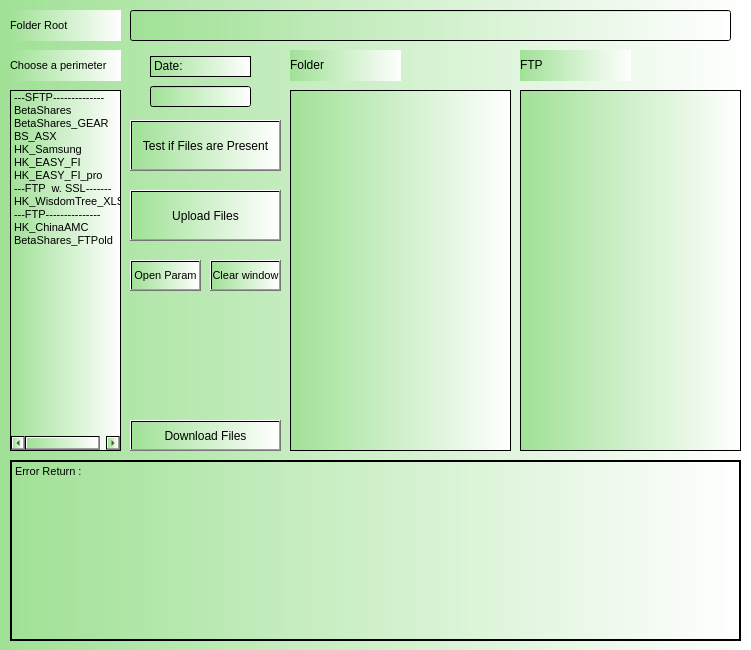
<?xml version="1.0" encoding="UTF-8"?>
<ui version="4.0">
 <class>Dialog</class>
 <widget class="QDialog" name="Dialog">
  <property name="geometry">
   <rect>
    <x>0</x>
    <y>0</y>
    <width>751</width>
    <height>650</height>
   </rect>
  </property>
  <property name="font">
   <font>
    <strikeout>false</strikeout>
   </font>
  </property>
  <property name="cursor">
   <cursorShape>ArrowCursor</cursorShape>
  </property>
  <property name="mouseTracking">
   <bool>false</bool>
  </property>
  <property name="focusPolicy">
   <enum>Qt::WheelFocus</enum>
  </property>
  <property name="contextMenuPolicy">
   <enum>Qt::ActionsContextMenu</enum>
  </property>
  <property name="windowTitle">
   <string>Dialog</string>
  </property>
  <property name="windowOpacity">
   <double>1.000000000000000</double>
  </property>
  <property name="autoFillBackground">
   <bool>false</bool>
  </property>
  <property name="styleSheet">
   <string notr="true">background-color: qlineargradient(spread:pad, x1:0, y1:0, x2:1, y2:0, stop:0 rgba(160, 225, 150, 255), stop:1 rgba(255, 255, 255, 255));</string>
  </property>
  <widget class="QLabel" name="label_error">
   <property name="geometry">
    <rect>
     <x>10</x>
     <y>460</y>
     <width>731</width>
     <height>181</height>
    </rect>
   </property>
   <property name="font">
    <font>
     <pointsize>8</pointsize>
     <weight>50</weight>
     <bold>false</bold>
    </font>
   </property>
   <property name="focusPolicy">
    <enum>Qt::NoFocus</enum>
   </property>
   <property name="frameShape">
    <enum>QFrame::WinPanel</enum>
   </property>
   <property name="frameShadow">
    <enum>QFrame::Plain</enum>
   </property>
   <property name="text">
    <string>Error Return :</string>
   </property>
   <property name="textFormat">
    <enum>Qt::PlainText</enum>
   </property>
   <property name="alignment">
    <set>Qt::AlignLeading|Qt::AlignLeft|Qt::AlignTop</set>
   </property>
   <property name="indent">
    <number>-5</number>
   </property>
  </widget>
  <widget class="QListWidget" name="listWidget_Pcf">
   <property name="geometry">
    <rect>
     <x>10</x>
     <y>90</y>
     <width>111</width>
     <height>361</height>
    </rect>
   </property>
   <property name="font">
    <font>
     <pointsize>8</pointsize>
    </font>
   </property>
   <property name="sortingEnabled">
    <bool>false</bool>
   </property>
   <item>
    <property name="text">
     <string>---SFTP--------------</string>
    </property>
   </item>
   <item>
    <property name="text">
     <string>BetaShares</string>
    </property>
   </item>
   <item>
    <property name="text">
     <string>BetaShares_GEAR</string>
    </property>
   </item>
   <item>
    <property name="text">
     <string>BS_ASX</string>
    </property>
   </item>
   <item>
    <property name="text">
     <string>HK_Samsung</string>
    </property>
   </item>
   <item>
    <property name="text">
     <string>HK_EASY_FI</string>
    </property>
   </item>
   <item>
    <property name="text">
     <string>HK_EASY_FI_pro</string>
    </property>
   </item>
   <item>
    <property name="text">
     <string>---FTP  w. SSL-------</string>
    </property>
   </item>
   <item>
    <property name="text">
     <string>HK_WisdomTree_XLS</string>
    </property>
   </item>
   <item>
    <property name="text">
     <string>---FTP---------------</string>
    </property>
   </item>
   <item>
    <property name="text">
     <string>HK_ChinaAMC</string>
    </property>
   </item>
   <item>
    <property name="text">
     <string>BetaShares_FTPold</string>
    </property>
   </item>
  </widget>
  <widget class="QListWidget" name="listWidget_filePresentFTP">
   <property name="geometry">
    <rect>
     <x>520</x>
     <y>90</y>
     <width>221</width>
     <height>361</height>
    </rect>
   </property>
   <property name="font">
    <font>
     <stylestrategy>PreferDefault</stylestrategy>
    </font>
   </property>
   <property name="lineWidth">
    <number>0</number>
   </property>
   <property name="selectionMode">
    <enum>QAbstractItemView::MultiSelection</enum>
   </property>
   <property name="sortingEnabled">
    <bool>true</bool>
   </property>
  </widget>
  <widget class="QPushButton" name="push_Clear">
   <property name="geometry">
    <rect>
     <x>210</x>
     <y>260</y>
     <width>71</width>
     <height>31</height>
    </rect>
   </property>
   <property name="font">
    <font>
     <pointsize>8</pointsize>
    </font>
   </property>
   <property name="text">
    <string>Clear window</string>
   </property>
   <property name="checkable">
    <bool>false</bool>
   </property>
   <property name="checked">
    <bool>false</bool>
   </property>
   <property name="default">
    <bool>false</bool>
   </property>
   <property name="flat">
    <bool>false</bool>
   </property>
  </widget>
  <widget class="QLineEdit" name="lineEdit_Date">
   <property name="geometry">
    <rect>
     <x>150</x>
     <y>86</y>
     <width>101</width>
     <height>21</height>
    </rect>
   </property>
   <property name="font">
    <font>
     <pointsize>9</pointsize>
    </font>
   </property>
   <property name="text">
    <string/>
   </property>
  </widget>
  <widget class="QLabel" name="label_6">
   <property name="geometry">
    <rect>
     <x>150</x>
     <y>56</y>
     <width>101</width>
     <height>21</height>
    </rect>
   </property>
   <property name="font">
    <font>
     <pointsize>9</pointsize>
     <kerning>false</kerning>
    </font>
   </property>
   <property name="frameShape">
    <enum>QFrame::StyledPanel</enum>
   </property>
   <property name="frameShadow">
    <enum>QFrame::Plain</enum>
   </property>
   <property name="text">
    <string>Date:</string>
   </property>
   <property name="textFormat">
    <enum>Qt::RichText</enum>
   </property>
   <property name="wordWrap">
    <bool>true</bool>
   </property>
  </widget>
  <widget class="QLabel" name="label_7">
   <property name="geometry">
    <rect>
     <x>10</x>
     <y>10</y>
     <width>111</width>
     <height>31</height>
    </rect>
   </property>
   <property name="font">
    <font>
     <pointsize>8</pointsize>
     <kerning>false</kerning>
    </font>
   </property>
   <property name="frameShape">
    <enum>QFrame::NoFrame</enum>
   </property>
   <property name="frameShadow">
    <enum>QFrame::Plain</enum>
   </property>
   <property name="text">
    <string>Folder Root</string>
   </property>
   <property name="textFormat">
    <enum>Qt::RichText</enum>
   </property>
   <property name="wordWrap">
    <bool>true</bool>
   </property>
  </widget>
  <widget class="QLineEdit" name="lineEdit_folderRoot">
   <property name="geometry">
    <rect>
     <x>130</x>
     <y>10</y>
     <width>601</width>
     <height>31</height>
    </rect>
   </property>
   <property name="text">
    <string/>
   </property>
   <property name="alignment">
    <set>Qt::AlignLeading|Qt::AlignLeft|Qt::AlignVCenter</set>
   </property>
  </widget>
  <widget class="QPushButton" name="push_uploadFiles">
   <property name="geometry">
    <rect>
     <x>130</x>
     <y>190</y>
     <width>151</width>
     <height>51</height>
    </rect>
   </property>
   <property name="font">
    <font>
     <pointsize>9</pointsize>
    </font>
   </property>
   <property name="focusPolicy">
    <enum>Qt::WheelFocus</enum>
   </property>
   <property name="text">
    <string>Upload Files</string>
   </property>
   <property name="checkable">
    <bool>false</bool>
   </property>
   <property name="checked">
    <bool>false</bool>
   </property>
   <property name="autoDefault">
    <bool>true</bool>
   </property>
   <property name="default">
    <bool>false</bool>
   </property>
   <property name="flat">
    <bool>false</bool>
   </property>
  </widget>
  <widget class="QLabel" name="label_8">
   <property name="geometry">
    <rect>
     <x>10</x>
     <y>50</y>
     <width>111</width>
     <height>31</height>
    </rect>
   </property>
   <property name="font">
    <font>
     <pointsize>8</pointsize>
     <kerning>false</kerning>
    </font>
   </property>
   <property name="frameShape">
    <enum>QFrame::NoFrame</enum>
   </property>
   <property name="frameShadow">
    <enum>QFrame::Plain</enum>
   </property>
   <property name="text">
    <string>Choose a perimeter</string>
   </property>
   <property name="textFormat">
    <enum>Qt::RichText</enum>
   </property>
   <property name="wordWrap">
    <bool>true</bool>
   </property>
  </widget>
  <widget class="QPushButton" name="push_ListDirFTP">
   <property name="geometry">
    <rect>
     <x>130</x>
     <y>120</y>
     <width>151</width>
     <height>51</height>
    </rect>
   </property>
   <property name="font">
    <font>
     <pointsize>9</pointsize>
    </font>
   </property>
   <property name="focusPolicy">
    <enum>Qt::WheelFocus</enum>
   </property>
   <property name="text">
    <string>Test if Files are Present</string>
   </property>
   <property name="checkable">
    <bool>false</bool>
   </property>
   <property name="checked">
    <bool>false</bool>
   </property>
   <property name="autoDefault">
    <bool>true</bool>
   </property>
   <property name="default">
    <bool>false</bool>
   </property>
   <property name="flat">
    <bool>false</bool>
   </property>
  </widget>
  <widget class="QPushButton" name="push_OpenParamCSV">
   <property name="geometry">
    <rect>
     <x>130</x>
     <y>260</y>
     <width>71</width>
     <height>31</height>
    </rect>
   </property>
   <property name="font">
    <font>
     <pointsize>8</pointsize>
    </font>
   </property>
   <property name="text">
    <string>Open Param</string>
   </property>
   <property name="checkable">
    <bool>false</bool>
   </property>
   <property name="checked">
    <bool>false</bool>
   </property>
   <property name="default">
    <bool>false</bool>
   </property>
   <property name="flat">
    <bool>false</bool>
   </property>
  </widget>
  <widget class="QLabel" name="label_9">
   <property name="geometry">
    <rect>
     <x>520</x>
     <y>50</y>
     <width>111</width>
     <height>31</height>
    </rect>
   </property>
   <property name="font">
    <font>
     <kerning>false</kerning>
    </font>
   </property>
   <property name="frameShape">
    <enum>QFrame::NoFrame</enum>
   </property>
   <property name="frameShadow">
    <enum>QFrame::Plain</enum>
   </property>
   <property name="text">
    <string>FTP</string>
   </property>
   <property name="textFormat">
    <enum>Qt::RichText</enum>
   </property>
   <property name="wordWrap">
    <bool>true</bool>
   </property>
  </widget>
  <widget class="QLabel" name="label_10">
   <property name="geometry">
    <rect>
     <x>290</x>
     <y>50</y>
     <width>111</width>
     <height>31</height>
    </rect>
   </property>
   <property name="font">
    <font>
     <kerning>false</kerning>
    </font>
   </property>
   <property name="frameShape">
    <enum>QFrame::NoFrame</enum>
   </property>
   <property name="frameShadow">
    <enum>QFrame::Plain</enum>
   </property>
   <property name="text">
    <string>Folder</string>
   </property>
   <property name="textFormat">
    <enum>Qt::RichText</enum>
   </property>
   <property name="wordWrap">
    <bool>true</bool>
   </property>
  </widget>
  <widget class="QListWidget" name="listWidget_filePresentFolder">
   <property name="geometry">
    <rect>
     <x>290</x>
     <y>90</y>
     <width>221</width>
     <height>361</height>
    </rect>
   </property>
   <property name="font">
    <font>
     <stylestrategy>PreferDefault</stylestrategy>
    </font>
   </property>
   <property name="lineWidth">
    <number>0</number>
   </property>
   <property name="selectionMode">
    <enum>QAbstractItemView::MultiSelection</enum>
   </property>
   <property name="sortingEnabled">
    <bool>true</bool>
   </property>
  </widget>
  <widget class="QPushButton" name="push_downloadFiles">
   <property name="geometry">
    <rect>
     <x>130</x>
     <y>420</y>
     <width>151</width>
     <height>31</height>
    </rect>
   </property>
   <property name="font">
    <font>
     <pointsize>9</pointsize>
    </font>
   </property>
   <property name="focusPolicy">
    <enum>Qt::WheelFocus</enum>
   </property>
   <property name="text">
    <string>Download Files</string>
   </property>
   <property name="checkable">
    <bool>false</bool>
   </property>
   <property name="checked">
    <bool>false</bool>
   </property>
   <property name="autoDefault">
    <bool>true</bool>
   </property>
   <property name="default">
    <bool>false</bool>
   </property>
   <property name="flat">
    <bool>false</bool>
   </property>
  </widget>
 </widget>
 <resources/>
 <connections/>
</ui>
